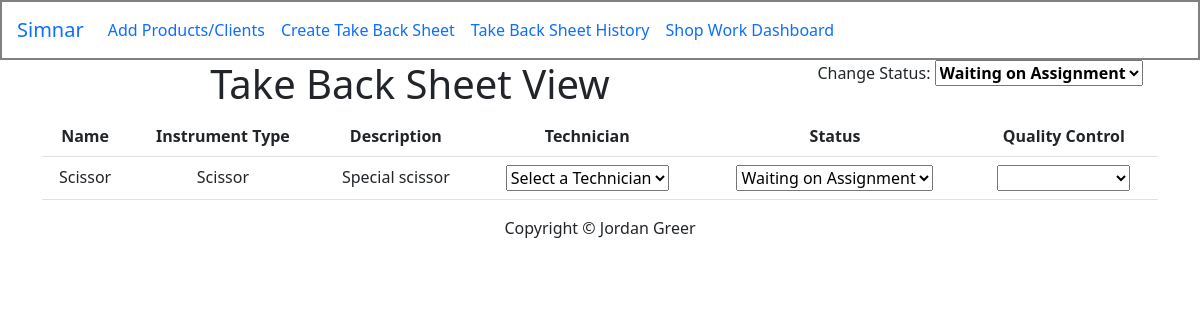
The app's page /workOrderView/1/ (signed in) with its own data.
### invoice/models.py (models this page shows, shortened)
class WorkOrderItem(models.Model):
    STATUS_CHOICES = [
        ('Waiting_on_Assignment', 'Waiting on Assignment'),
        ('Checked_Out', 'Checked Out'),
        ('Needs_QC', 'Needs QC'),
        ('Parts_On_Order', 'Parts On Order'),
        ('QC_PASS', 'QC PASS'),
        ('QC_FAIL', 'QC FAIL'),
    ]
    QC_STATUS_CHOICES = [
        ('QC_FAIL', 'QC FAIL'),
        ('QC_PASS', 'QC PASS'),
        ('WAITING_QC', 'Waiting On QC'),
        ('NO_QC', '')
    ]
    workOrder = models.ForeignKey(WorkOrders, on_delete=models.CASCADE)
    product = models.ForeignKey(Product, on_delete=models.CASCADE, blank=True, null=True)
    quantity = models.PositiveIntegerField(default=1)
    created_at = models.DateTimeField(auto_now_add=True)
    created_by = models.CharField(max_length=100, blank=True, null=True)
    last_updated_at = models.DateTimeField(auto_now=True)
    description = models.TextField(max_length=35, blank=True, null=True)
    issue = models.TextField(max_length=125, blank=True, null=True)
    mfgnum = models.CharField(max_length=50, blank=True, null=True)
    number = models.CharField(max_length=10, default="", blank=True, null=True)
    status = models.CharField(max_length=25, choices=STATUS_CHOICES, default="Waiting_on_Assignment")
    qc = models.CharField(max_length=20, choices=QC_STATUS_CHOICES, default="NO_QC")
    custom_product_name = models.CharField(max_length=200, blank=True, null=True)
    custom_product_description = models.TextField(max_length=100, blank=True, null=True)
    custom_product_price = models.DecimalField(max_digits=10, decimal_places=2, blank=True, null=True)
    technician = models.ForeignKey(User, on_delete=models.CASCADE, null=True, blank=True)

class Product(models.Model):
    name = models.CharField(max_length=100)
    description = models.TextField()
    price = models.DecimalField(max_digits=10, decimal_places=2)
    product_type = models.ForeignKey(ProductType, on_delete=models.CASCADE)
    created_by = models.CharField(max_length=100, blank=True, null=True)
    def __str__(self):
        return self.name

### trackingCard/views.py (the view)
# urls.py: path("workOrderView/<int:workOrder>/", trackingCardViews.workOrderView, name="workOrderView"),
@login_required(login_url='invoice:loginPage')
def workOrderView(request, workOrder):
    workOrder_ = WorkOrders.objects.get(pk=workOrder)
    workOrderItems = WorkOrderItem.objects.filter(workOrder=workOrder)
    choices = [choice[1] for choice in WorkOrders.STATUS_CHOICES]
    site_url = settings.SITE_URL
    initial_list = []
    for i in workOrderItems:
        initial = {
            'status': i.status,
            'qc': i.qc,
            'technician': i.technician.pk if i.technician else None,
            'item_id': i.pk
        }
        initial_list.append(initial)
    form = WorkOrderViewForm(request.POST or None)
    if request.method == 'POST':
        formset = WorkOrderViewFormSet(request.POST)
        if formset.is_valid():
            for form in formset:
                if form.is_valid():
                    status = form.cleaned_data['status']
                    qc = form.cleaned_data['qc']
                    technician = form.cleaned_data['technician']
                    item_id = form.cleaned_data['item_id']
                    print(item_id)  # Replace 'item_id' with the actual field name
                    item = WorkOrderItem.objects.get(pk=item_id)
                    print(item_id)
                    item.status = status
                    item.qc = qc
                    item.technician = technician
                    item.save()
        else:
            print("invalid")
    else:
        formset = WorkOrderViewFormSet()
    context = {
        'workOrder': workOrder_,
        'workOrderItems': workOrderItems,
        'workOrder_id': workOrder,
        'formset': formset,
        'form': form,
        'site_url': site_url,
        'choices': choices
    }
    return render(request, 'tracking/workOrderView.html', context)

### trackingCard/templates/tracking/workOrderView.html (shortened to what this page needs)
{% extends "base/base.html" %}
{% block content %}
<div class="row">
    <div class="col-8">
        <h1>Take Back Sheet View</h1>
    </div>
    <div class="col-4">
        <form>
            <label for="status">Change Status:</label>
            <select id="workOrderStatus" name="workOrderStatus" style="font-weight: 700;">
                {% for choice in choices %}
                    <option style="font-weight: 800;" value="{{ choice }}" {% if choice == workOrder.status %}selected{% endif %}>
                        {{ choice }}
                    </option>
                {% endfor %}
            </select>
        </form>
    </div>
</div>
<div class="row">
    <form method="post" id="workOrderViewForm">
        <table class="table">
            <tr>
                <th>Name</th>
                <th>Instrument Type</th>
                <th>Description</th>
                <th>Technician</th>
                <th>Status</th>
                <th>Quality Control</th>
            </tr>
            {% for i in workOrderItems %}
                <tr class="{% if i.qc == 'QC_FAIL' %}failed{% elif i.qc == 'QC_PASS' %}passed{% endif %}">
                    {% if i.product.id == 2 %}
                        <td>{{i.custom_product_name}}</td>
                    {% else %}
                        <td>{{i.product.name}}</td>
                    {% endif %}
                    <td style="white-space: nowrap;">{{ i.product }}</td>
                    {% if i.product.id == 2 %}
                        <td>{{ i.custom_product_description}}</td>
                    {% else %}
                        <td>{{ i.description}}</td>
                    {% endif %}
                    <td>
                        <select name="technician" data-item-id="{{ i.id }}">
                            {% for tech_key, tech_value in form.technician.field.choices %}
                                <option value="{{ tech_key }}" {% if i.technician and i.technician.id == tech_key %}selected="selected"{% endif %}>{{ tech_value }}</option>
                            {% endfor %}
                        </select>
                    </td>
                    <td>
                        <select name="status" data-item-id="{{ i.id }}">
                            {% for status_key, status_value in form.status.field.choices %}
                                <option value="{{ status_key }}" {% if i.status == status_key %}selected="selected"{% endif %}>{{ status_value }}</option>
                            {% endfor %}
                        </select>
                    </td>
                    <td>
                        <select  name="qc" data-item-id="{{ i.id }}">
                            {% for qc_key, qc_value in form.qc.field.choices %}
                                <option value="{{ qc_key }}" {% if i.qc == qc_key %}selected="selected"{% endif %}>{{ qc_value }}</option>
                            {% endfor %}
                        </select>
                    </td>
                </tr>
            {% endfor %}
        </table>
    </form>
</div>
{% endblock %}

### records on screen
WorkOrderItem: product.name "Scissor", product "Scissor", description "Special scissor", technician "Select a Technician", status "Waiting on Assignment"

### other values on screen
form field workOrderStatus "Waiting on Assignment"
